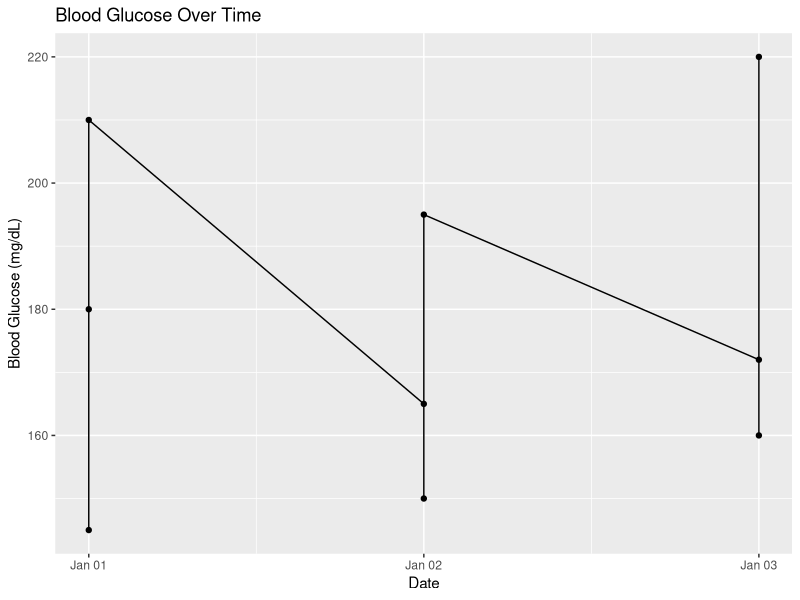
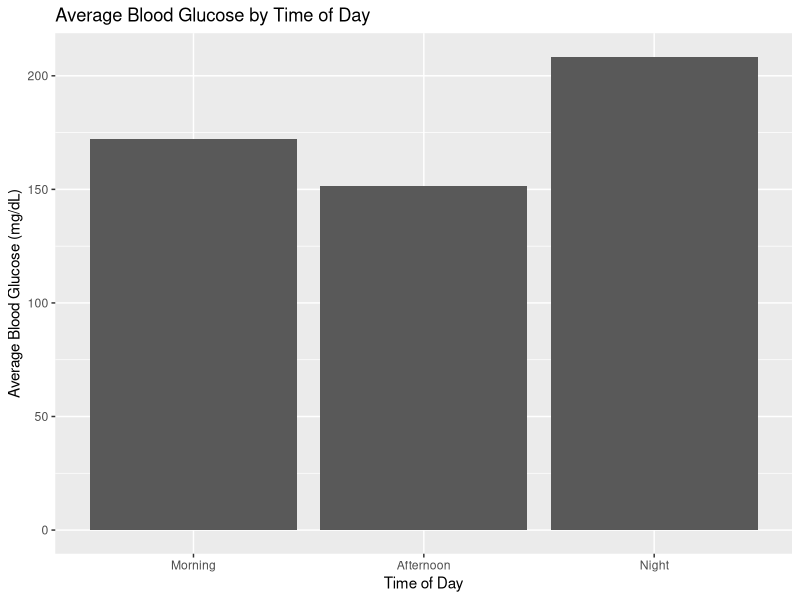
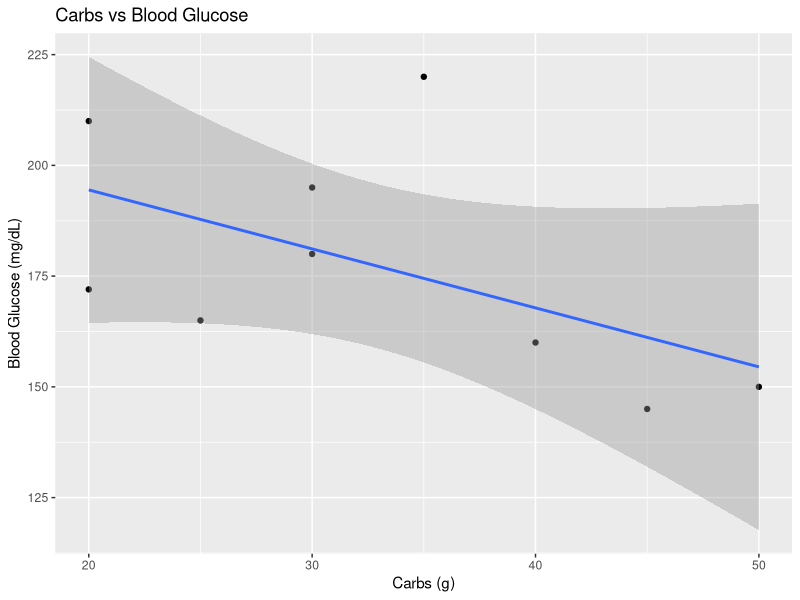

Recreate these plots in R, in order.
# Aaliyah Hickson
# Diabetes Glucose Analysis in R
# Dataset: diabetes_data.csv

# install.packages("tidyverse")

install.packages("tidyverse")

# load Tidyverse

library(tidyverse)

# 1. Load data
diabetes <- read_csv("diabetes_data.csv")

# 2. Clean and prepare data 
diabetes <- diabetes %>%
  mutate(
    Date = as.Date(Date),
    TimeOfDay = factor(TimeOfDay, levels = c("Morning", "Afternoon", "Night")),
    HighGlucose = if_else(BloodGlucose >= 180, "High", "In Range")
  )

# Quick look at data
glimpse(diabetes)
summary(diabetes$BloodGlucose)

# 3. Summary statistics 
avg_glucose <- mean(diabetes$BloodGlucose)
min_glucose <- min(diabetes$BloodGlucose)
max_glucose <- max(diabetes$BloodGlucose)

avg_glucose
min_glucose
max_glucose

# Average glucose by time of day
avg_by_time <- diabetes %>%
  group_by(TimeOfDay) %>%
  summarise(
    AvgGlucose = mean(BloodGlucose),
    Readings = n()
  )

avg_by_time

# 4. Plot: Glucose trend over time 
ggplot(diabetes, aes(x = Date, y = BloodGlucose)) +
  geom_line(group = 1) +
  geom_point() +
  labs(
    title = "Blood Glucose Over Time",
    x = "Date",
    y = "Blood Glucose (mg/dL)"
  )

# 5. Plot: Average glucose by time of day 
ggplot(avg_by_time, aes(x = TimeOfDay, y = AvgGlucose)) +
  geom_col() +
  labs(
    title = "Average Blood Glucose by Time of Day",
    x = "Time of Day",
    y = "Average Blood Glucose (mg/dL)"
  )

# 6. Plot: Carbs vs Blood Glucose
ggplot(diabetes, aes(x = Carbs, y = BloodGlucose)) +
  geom_point() +
  geom_smooth(method = "lm", se = TRUE) +
  labs(
    title = "Carbs vs Blood Glucose",
    x = "Carbs (g)",
    y = "Blood Glucose (mg/dL)"
  )

# 7. Simple regression model: BloodGlucose ~ Carbs + InsulinUnits ----
model <- lm(BloodGlucose ~ Carbs + InsulinUnits, data = diabetes)
summary(model)

# 8. Export summary stats to CSV 
summary_table <- tibble(
  Metric = c("Average Glucose", "Minimum Glucose", "Maximum Glucose"),
  Value = c(avg_glucose, min_glucose, max_glucose)
)

write_csv(summary_table, "summary_stats_diabetes.csv")
